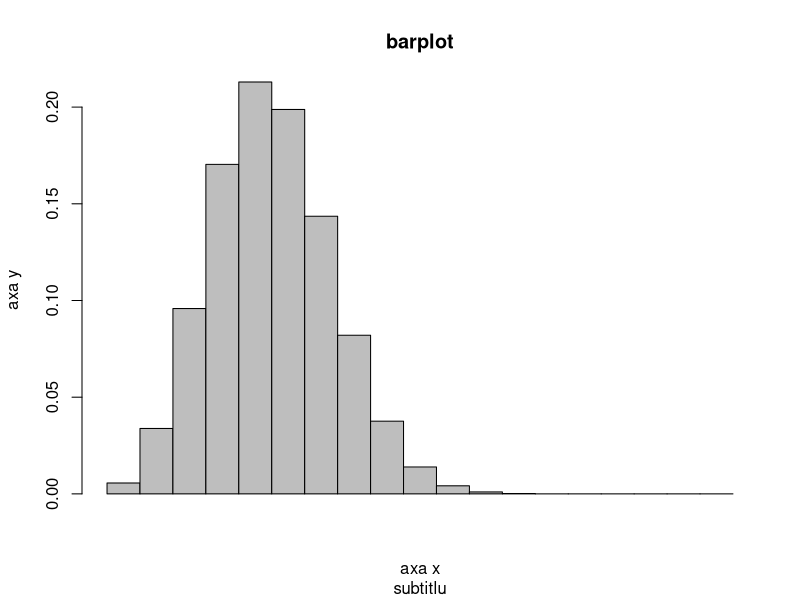
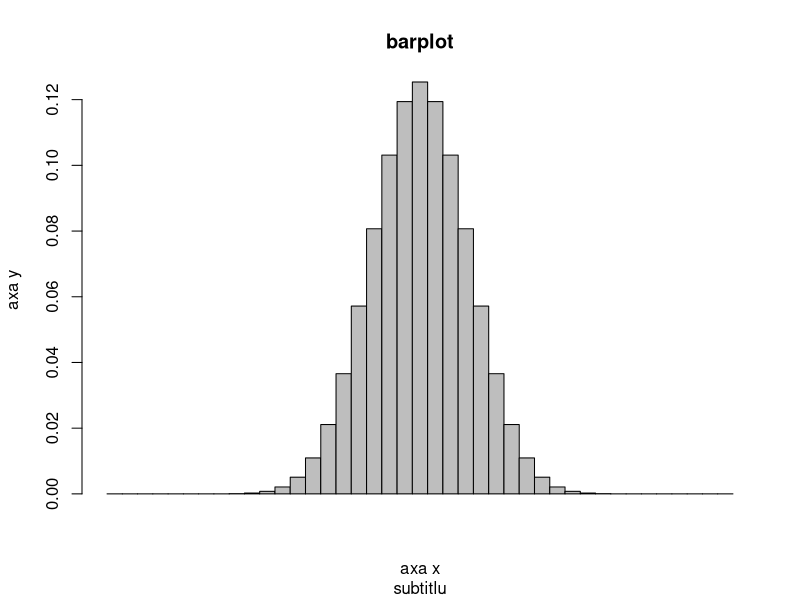
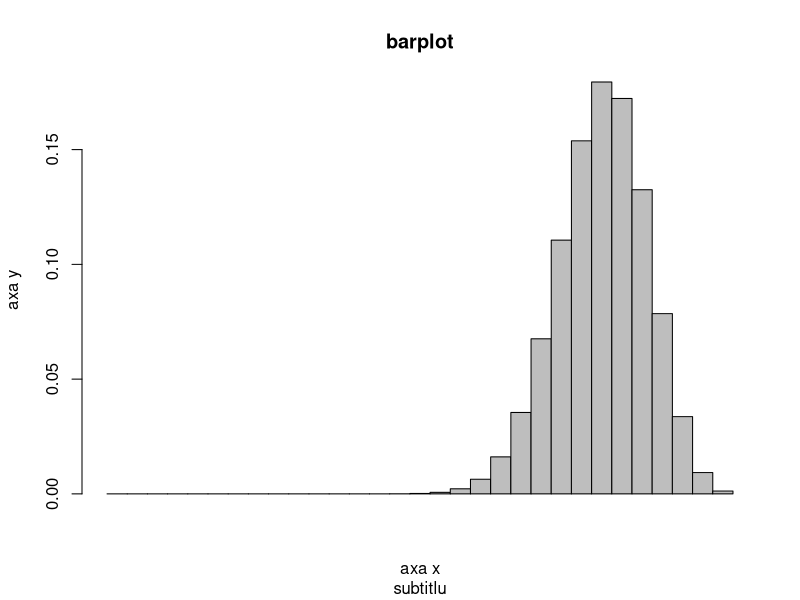

Write R code to recreate these figures, in order.
B = function(n, p) {
  x = seq(0, n, 1);
  y = (dbinom(x, n, p));
  print(max(y));
  barplot(y, space = 0, main = 'barplot', sub = 'subtitlu', xlab = 'axa x', ylab = 'axa y')
}

B(18, 0.25)
B(40, 0.5)
B(30, 0.8)